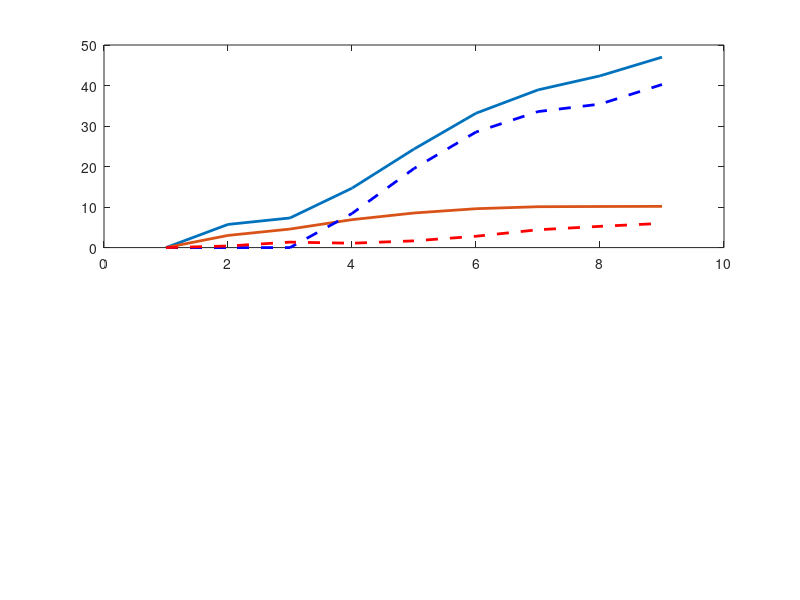

MATLAB code for this plot: (Note: this script raises an error after producing the figure.)
% Did the Champions League games affect the proportion of deaths and cases?
% and the proportion of recovers and cases?
% Is the proportion of deaths and recovers compiatible with the countries?


%07/03/20-30/04/20 per weeks comulative:
%Spain deaths, recovers, cases
d_s=[0, 292, 1672, 6217, 11834,16505,20453,22902,24824]
r_s=[0, 556, 2672, 13219, 33701, 57026, 78893, 95708, 114678]
cases_s=[1080, 9722, 36557, 90159, 138587, 171981, 202693, 225820, 243991]

%Canada deaths, recovers, cases
d_c=[0, 1, 18, 61, 233, 653, 1470, 2302, 3184]
r_c=[0, 0, 0, 476, 2735, 6650, 11206, 15541, 21424]
cases_c=[60, 257, 1331, 5655, 14018, 23318, 33383, 43888, 53236] 



x={'07/03','14/03','21/03','28/03','04/04','11/04','18/04','24/04','30/04'}
%percentage of recovers from cases and deaths from cases
per_rec= (r_s./cases_s)*100
per_dea= (d_s./cases_s)*100

ratio_s= (per_dea./per_rec)*100

per_rec_c= (r_c./cases_c)*100
per_dea_c= (d_c./cases_c)*100
ratio_c= (per_dea_c./per_rec_c)*100

figure

subplot(2,1,1)
plot(per_rec,'LineWidth',2)
hold on
plot(per_dea,'LineWidth',2)

plot(per_rec_c,'--b','LineWidth',2)
plot(per_dea_c,'--r','LineWidth',2)


ytickformat('%g%%');
set(gca,'xticklabel',x.')
txt_s = '\leftarrow Champions League Match: Atalanta vs. Valecia and Liverpool vs. At Madrid';
            text(1.5,1.5,txt_s)

xlabel('Date')
ylabel('Percentage')
title('Deaths and Recovery Percentage from Cases')
legend('Spain: Recovery','Spain: Deaths','Canada: Recovery','Canada: Deaths','Location','NorthWest')
subplot(2,1,2)
plot(ratio_s,'-k','LineWidth',1.5)
hold on
plot(ratio_c,'--k','LineWidth',1.5)
ytickformat('%g%%');
set(gca,'xticklabel',x.')


xlabel('Date')
ylabel('Percentage')
title('Figure 1: Proportion Between Deaths and Recovers')
legend('Spain','Canada')
hold off

%%Conclusions:
% 1) It seems that in Spain, the Champions League games affected the ratio
% of the deaths, recovers and cases in general that was higher than Canada.
% It make sense because it's similar to what we heard in the media and
% because of the fact that a lot of fans reached to Spain from different
% countries in one crowded stadium.
% 2) Once we started analyzing the data, we noticed that the ratio of dead
% and recovering between the countries would look similar on the graph.
%   We decided to check this ratio and found that the ratio of the
%   countries converges to about 20%. In other words, there is one dead
%   person for every 5 recovers.


figure
scatter3(d_s,r_s,cases_s,'filled','MarkerEdgeColor','k')
hold on
scatter3(d_c,r_c,cases_c,'filled','MarkerEdgeColor','k')
xlabel('Deaths')
ylabel('Recoveries')
zlabel('Cases')
title('Figure 2: 3D Scatter of: Cases,Deaths and Recovers')
legend('Spain','Canada')
